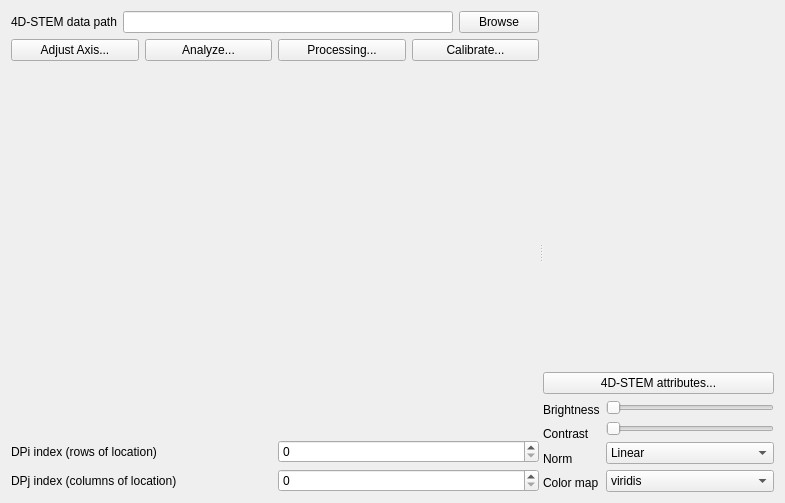
<?xml version="1.0" encoding="UTF-8"?>
<ui version="4.0">
 <class>Form</class>
 <widget class="QWidget" name="Form">
  <property name="geometry">
   <rect>
    <x>0</x>
    <y>0</y>
    <width>785</width>
    <height>503</height>
   </rect>
  </property>
  <property name="windowTitle">
   <string>Form</string>
  </property>
  <layout class="QVBoxLayout" name="verticalLayout_8">
   <item>
    <widget class="QSplitter" name="splitter">
     <property name="orientation">
      <enum>Qt::Horizontal</enum>
     </property>
     <widget class="QWidget" name="layoutWidget">
      <layout class="QVBoxLayout" name="verticalLayout_3" stretch="0,0,1,0">
       <item>
        <layout class="QHBoxLayout" name="horizontalLayout">
         <item>
          <widget class="QLabel" name="label">
           <property name="text">
            <string>4D-STEM data path</string>
           </property>
          </widget>
         </item>
         <item>
          <widget class="QLineEdit" name="lineEdit_data_path"/>
         </item>
         <item>
          <widget class="QPushButton" name="pushButton_browse">
           <property name="text">
            <string>Browse</string>
           </property>
          </widget>
         </item>
        </layout>
       </item>
       <item>
        <layout class="QHBoxLayout" name="horizontalLayout_2">
         <item>
          <widget class="QPushButton" name="pushButton_adjust_axis">
           <property name="text">
            <string>Adjust Axis...</string>
           </property>
          </widget>
         </item>
         <item>
          <widget class="QPushButton" name="pushButton_analyze">
           <property name="text">
            <string>Analyze...</string>
           </property>
          </widget>
         </item>
         <item>
          <widget class="QPushButton" name="pushButton_processing">
           <property name="text">
            <string>Processing...</string>
           </property>
          </widget>
         </item>
         <item>
          <widget class="QPushButton" name="pushButton_calibrate">
           <property name="text">
            <string>Calibrate...</string>
           </property>
          </widget>
         </item>
        </layout>
       </item>
       <item>
        <widget class="WidgetPlotDP" name="widget_dp" native="true"/>
       </item>
       <item>
        <layout class="QHBoxLayout" name="horizontalLayout_3">
         <item>
          <layout class="QVBoxLayout" name="verticalLayout">
           <item>
            <widget class="QLabel" name="label_2">
             <property name="text">
              <string>DPi index (rows of location)</string>
             </property>
            </widget>
           </item>
           <item>
            <widget class="QLabel" name="label_3">
             <property name="text">
              <string>DPj index (columns of location)</string>
             </property>
            </widget>
           </item>
          </layout>
         </item>
         <item>
          <layout class="QVBoxLayout" name="verticalLayout_2">
           <item>
            <widget class="QSpinBox" name="spinBox_scan_ii"/>
           </item>
           <item>
            <widget class="QSpinBox" name="spinBox_scan_jj"/>
           </item>
          </layout>
         </item>
        </layout>
       </item>
      </layout>
     </widget>
     <widget class="QWidget" name="">
      <layout class="QVBoxLayout" name="verticalLayout_7">
       <item>
        <spacer name="verticalSpacer">
         <property name="orientation">
          <enum>Qt::Vertical</enum>
         </property>
         <property name="sizeHint" stdset="0">
          <size>
           <width>20</width>
           <height>40</height>
          </size>
         </property>
        </spacer>
       </item>
       <item>
        <layout class="QVBoxLayout" name="verticalLayout_6">
         <item>
          <widget class="QPushButton" name="pushButton">
           <property name="text">
            <string>4D-STEM attributes...</string>
           </property>
          </widget>
         </item>
         <item>
          <layout class="QHBoxLayout" name="horizontalLayout_5">
           <item>
            <layout class="QVBoxLayout" name="verticalLayout_4">
             <item>
              <widget class="QLabel" name="label_5">
               <property name="text">
                <string>Brightness</string>
               </property>
              </widget>
             </item>
             <item>
              <widget class="QLabel" name="label_6">
               <property name="text">
                <string>Contrast</string>
               </property>
              </widget>
             </item>
             <item>
              <widget class="QLabel" name="label_7">
               <property name="text">
                <string>Norm</string>
               </property>
              </widget>
             </item>
             <item>
              <widget class="QLabel" name="label_8">
               <property name="text">
                <string>Color map</string>
               </property>
              </widget>
             </item>
            </layout>
           </item>
           <item>
            <layout class="QVBoxLayout" name="verticalLayout_5">
             <item>
              <widget class="QSlider" name="horizontalSlider_brightness">
               <property name="orientation">
                <enum>Qt::Horizontal</enum>
               </property>
              </widget>
             </item>
             <item>
              <widget class="QSlider" name="horizontalSlider_contrast">
               <property name="orientation">
                <enum>Qt::Horizontal</enum>
               </property>
              </widget>
             </item>
             <item>
              <widget class="QComboBox" name="comboBox_normalize">
               <item>
                <property name="text">
                 <string>Linear</string>
                </property>
               </item>
               <item>
                <property name="text">
                 <string>Logarithm</string>
                </property>
               </item>
              </widget>
             </item>
             <item>
              <widget class="QComboBox" name="comboBox_colormap">
               <item>
                <property name="text">
                 <string>viridis</string>
                </property>
               </item>
               <item>
                <property name="text">
                 <string>plasma</string>
                </property>
               </item>
               <item>
                <property name="text">
                 <string>gray</string>
                </property>
               </item>
               <item>
                <property name="text">
                 <string>RdYlBu</string>
                </property>
               </item>
               <item>
                <property name="text">
                 <string>twilight</string>
                </property>
               </item>
               <item>
                <property name="text">
                 <string>hsv</string>
                </property>
               </item>
               <item>
                <property name="text">
                 <string>jet</string>
                </property>
               </item>
               <item>
                <property name="text">
                 <string>Others</string>
                </property>
               </item>
              </widget>
             </item>
            </layout>
           </item>
          </layout>
         </item>
        </layout>
       </item>
      </layout>
     </widget>
    </widget>
   </item>
  </layout>
 </widget>
 <customwidgets>
  <customwidget>
   <class>WidgetPlotDP</class>
   <extends>QWidget</extends>
   <header>bin.Widgets.WidgetPlots.h</header>
   <container>1</container>
  </customwidget>
 </customwidgets>
 <resources/>
 <connections/>
</ui>
